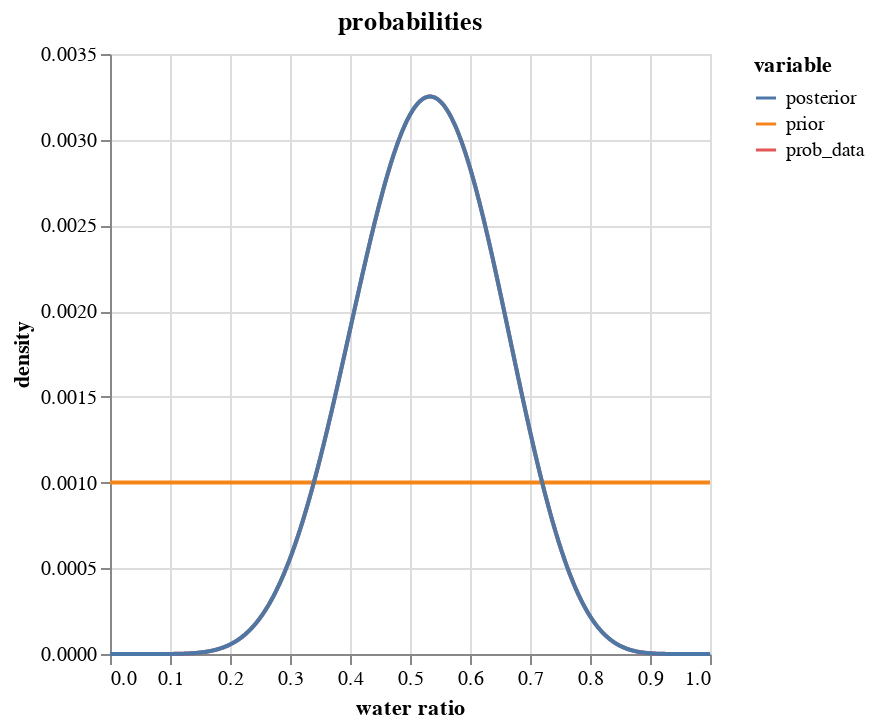

Notebook code cell kept with this figure:
### Code cell
# data source for plotting
tmp_df = pd.DataFrame(
    {
        "p_grid": p_grid,
        "prior": prior,
        "prob_data": prob_data,
        "posterior": posterior,
    }
)

# convert wide df to tall, keep `p_grid` column
tmp_df = tmp_df.melt("p_grid", value_name="density")

alt.Chart(tmp_df, title="probabilities").mark_line().encode(
    alt.X("p_grid", title="water ratio"),
    y="density",
    color="variable",
)

### Figure 1 — Vega-Lite specification as saved in the notebook (floating-point values rounded to 4 significant figures; data arrays with more than 128 entries replaced by an {"elided": "..."} marker saying what was removed)
{"$schema": "https://vega.github.io/schema/vega-lite/v5.20.1.json", "config": {"view": {"continuousHeight": 300, "continuousWidth": 300}}, "data": {"name": "data-7e21fe3f33741632564208060758047d"}, "datasets": {"data-7e21fe3f33741632564208060758047d": {"elided": "3000 records"}}, "encoding": {"color": {"field": "variable", "type": "nominal"}, "x": {"field": "p_grid", "title": "water ratio", "type": "quantitative"}, "y": {"field": "density", "type": "quantitative"}}, "mark": {"type": "line"}, "title": "probabilities"}
